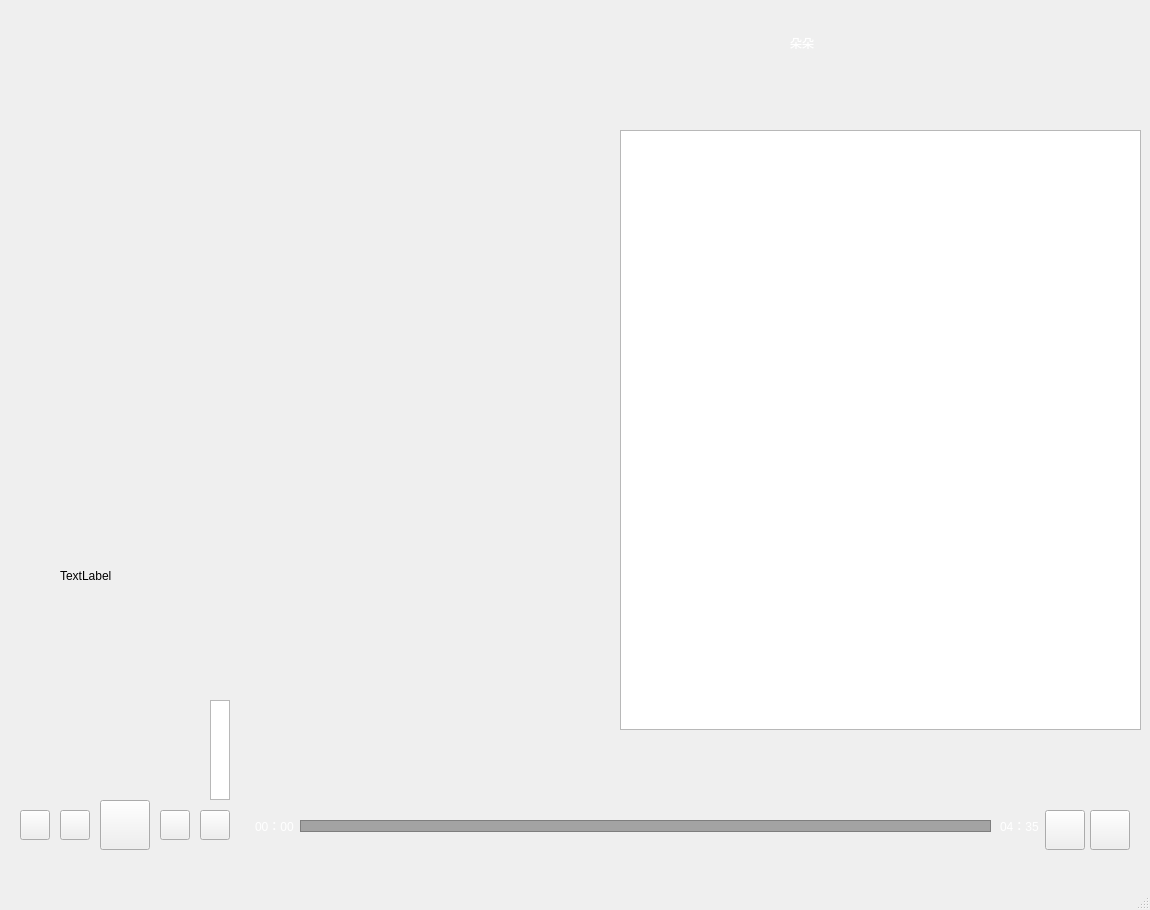
<?xml version="1.0" encoding="UTF-8"?>
<ui version="4.0">
 <class>MainWindow</class>
 <widget class="QMainWindow" name="MainWindow">
  <property name="geometry">
   <rect>
    <x>0</x>
    <y>0</y>
    <width>1150</width>
    <height>910</height>
   </rect>
  </property>
  <property name="sizePolicy">
   <sizepolicy hsizetype="Fixed" vsizetype="Fixed">
    <horstretch>0</horstretch>
    <verstretch>0</verstretch>
   </sizepolicy>
  </property>
  <property name="minimumSize">
   <size>
    <width>1150</width>
    <height>910</height>
   </size>
  </property>
  <property name="maximumSize">
   <size>
    <width>1150</width>
    <height>910</height>
   </size>
  </property>
  <property name="windowTitle">
   <string>MainWindow</string>
  </property>
  <widget class="QWidget" name="centralwidget">
   <widget class="QPushButton" name="btn_play">
    <property name="geometry">
     <rect>
      <x>100</x>
      <y>800</y>
      <width>50</width>
      <height>50</height>
     </rect>
    </property>
    <property name="text">
     <string/>
    </property>
   </widget>
   <widget class="QPushButton" name="btn_frount">
    <property name="geometry">
     <rect>
      <x>60</x>
      <y>810</y>
      <width>30</width>
      <height>30</height>
     </rect>
    </property>
    <property name="text">
     <string/>
    </property>
   </widget>
   <widget class="QPushButton" name="btn_next">
    <property name="geometry">
     <rect>
      <x>160</x>
      <y>810</y>
      <width>30</width>
      <height>30</height>
     </rect>
    </property>
    <property name="text">
     <string/>
    </property>
   </widget>
   <widget class="QPushButton" name="btn_order">
    <property name="geometry">
     <rect>
      <x>20</x>
      <y>810</y>
      <width>30</width>
      <height>30</height>
     </rect>
    </property>
    <property name="text">
     <string/>
    </property>
   </widget>
   <widget class="QPushButton" name="btn_down">
    <property name="geometry">
     <rect>
      <x>1090</x>
      <y>810</y>
      <width>40</width>
      <height>40</height>
     </rect>
    </property>
    <property name="text">
     <string/>
    </property>
   </widget>
   <widget class="QLabel" name="label_photo2">
    <property name="geometry">
     <rect>
      <x>100</x>
      <y>130</y>
      <width>400</width>
      <height>400</height>
     </rect>
    </property>
    <property name="styleSheet">
     <string notr="true"/>
    </property>
    <property name="text">
     <string/>
    </property>
    <property name="pixmap">
     <pixmap>../img/base/C收藏界面.jpg</pixmap>
    </property>
   </widget>
   <widget class="QLabel" name="label_start">
    <property name="geometry">
     <rect>
      <x>255</x>
      <y>815</y>
      <width>55</width>
      <height>21</height>
     </rect>
    </property>
    <property name="styleSheet">
     <string notr="true">font: 10pt &quot;等线&quot;;
color: rgb(255, 255, 255);</string>
    </property>
    <property name="text">
     <string>00：00</string>
    </property>
   </widget>
   <widget class="QLabel" name="label_end">
    <property name="geometry">
     <rect>
      <x>1000</x>
      <y>815</y>
      <width>55</width>
      <height>21</height>
     </rect>
    </property>
    <property name="styleSheet">
     <string notr="true">font: 9pt &quot;等线&quot;;
color: rgb(255, 255, 255);</string>
    </property>
    <property name="text">
     <string>04：35</string>
    </property>
   </widget>
   <widget class="QTableWidget" name="bar">
    <property name="geometry">
     <rect>
      <x>300</x>
      <y>820</y>
      <width>691</width>
      <height>12</height>
     </rect>
    </property>
    <property name="styleSheet">
     <string notr="true">background-color: rgb(163, 163, 163)</string>
    </property>
   </widget>
   <widget class="QTableWidget" name="bar_voice">
    <property name="geometry">
     <rect>
      <x>210</x>
      <y>700</y>
      <width>20</width>
      <height>100</height>
     </rect>
    </property>
   </widget>
   <widget class="QTableWidget" name="table_lrc">
    <property name="geometry">
     <rect>
      <x>620</x>
      <y>130</y>
      <width>521</width>
      <height>600</height>
     </rect>
    </property>
   </widget>
   <widget class="QPushButton" name="btn_heart">
    <property name="geometry">
     <rect>
      <x>1045</x>
      <y>810</y>
      <width>40</width>
      <height>40</height>
     </rect>
    </property>
    <property name="text">
     <string/>
    </property>
   </widget>
   <widget class="QLabel" name="label">
    <property name="geometry">
     <rect>
      <x>0</x>
      <y>0</y>
      <width>1150</width>
      <height>910</height>
     </rect>
    </property>
    <property name="sizePolicy">
     <sizepolicy hsizetype="Fixed" vsizetype="Fixed">
      <horstretch>0</horstretch>
      <verstretch>0</verstretch>
     </sizepolicy>
    </property>
    <property name="minimumSize">
     <size>
      <width>1150</width>
      <height>910</height>
     </size>
    </property>
    <property name="maximumSize">
     <size>
      <width>1150</width>
      <height>910</height>
     </size>
    </property>
    <property name="text">
     <string/>
    </property>
    <property name="pixmap">
     <pixmap>../img/base/A播放界面.png</pixmap>
    </property>
   </widget>
   <widget class="QPushButton" name="btn_set">
    <property name="geometry">
     <rect>
      <x>1060</x>
      <y>10</y>
      <width>33</width>
      <height>30</height>
     </rect>
    </property>
    <property name="styleSheet">
     <string notr="true">background:transparent;
border-width:0;
border-style:outset


</string>
    </property>
    <property name="text">
     <string/>
    </property>
   </widget>
   <widget class="QLabel" name="label_name">
    <property name="geometry">
     <rect>
      <x>790</x>
      <y>30</y>
      <width>160</width>
      <height>25</height>
     </rect>
    </property>
    <property name="styleSheet">
     <string notr="true">color: rgb(255, 255, 255);
font: 75 12pt &quot;等线&quot;;
</string>
    </property>
    <property name="text">
     <string>朵朵</string>
    </property>
   </widget>
   <widget class="QLabel" name="label_photo">
    <property name="geometry">
     <rect>
      <x>707</x>
      <y>10</y>
      <width>62</width>
      <height>62</height>
     </rect>
    </property>
    <property name="text">
     <string/>
    </property>
   </widget>
   <widget class="QPushButton" name="btn_photo">
    <property name="geometry">
     <rect>
      <x>707</x>
      <y>10</y>
      <width>62</width>
      <height>62</height>
     </rect>
    </property>
    <property name="styleSheet">
     <string notr="true">background:transparent;
border-width:0;
border-style:outset
</string>
    </property>
    <property name="text">
     <string/>
    </property>
   </widget>
   <widget class="QPushButton" name="btn_logo">
    <property name="geometry">
     <rect>
      <x>20</x>
      <y>20</y>
      <width>61</width>
      <height>51</height>
     </rect>
    </property>
    <property name="styleSheet">
     <string notr="true">background:transparent;
border-width:0;
border-style:outset







</string>
    </property>
    <property name="text">
     <string/>
    </property>
   </widget>
   <widget class="QPushButton" name="btn_voice">
    <property name="geometry">
     <rect>
      <x>200</x>
      <y>810</y>
      <width>30</width>
      <height>30</height>
     </rect>
    </property>
    <property name="text">
     <string/>
    </property>
   </widget>
   <widget class="QPushButton" name="btn_close">
    <property name="geometry">
     <rect>
      <x>1110</x>
      <y>10</y>
      <width>27</width>
      <height>27</height>
     </rect>
    </property>
    <property name="styleSheet">
     <string notr="true">background:transparent;
border-width:0;
border-style:outset

</string>
    </property>
    <property name="text">
     <string/>
    </property>
   </widget>
   <widget class="QLabel" name="label_music">
    <property name="geometry">
     <rect>
      <x>60</x>
      <y>550</y>
      <width>480</width>
      <height>51</height>
     </rect>
    </property>
    <property name="text">
     <string>TextLabel</string>
    </property>
   </widget>
   <zorder>label</zorder>
   <zorder>btn_play</zorder>
   <zorder>btn_frount</zorder>
   <zorder>btn_next</zorder>
   <zorder>btn_order</zorder>
   <zorder>btn_down</zorder>
   <zorder>label_start</zorder>
   <zorder>label_end</zorder>
   <zorder>bar</zorder>
   <zorder>bar_voice</zorder>
   <zorder>table_lrc</zorder>
   <zorder>btn_heart</zorder>
   <zorder>btn_set</zorder>
   <zorder>label_name</zorder>
   <zorder>label_photo</zorder>
   <zorder>btn_photo</zorder>
   <zorder>btn_logo</zorder>
   <zorder>label_photo2</zorder>
   <zorder>btn_voice</zorder>
   <zorder>btn_close</zorder>
   <zorder>label_music</zorder>
  </widget>
  <widget class="QMenuBar" name="menubar">
   <property name="geometry">
    <rect>
     <x>0</x>
     <y>0</y>
     <width>1150</width>
     <height>22</height>
    </rect>
   </property>
  </widget>
  <widget class="QStatusBar" name="statusbar"/>
 </widget>
 <resources/>
 <connections/>
</ui>
